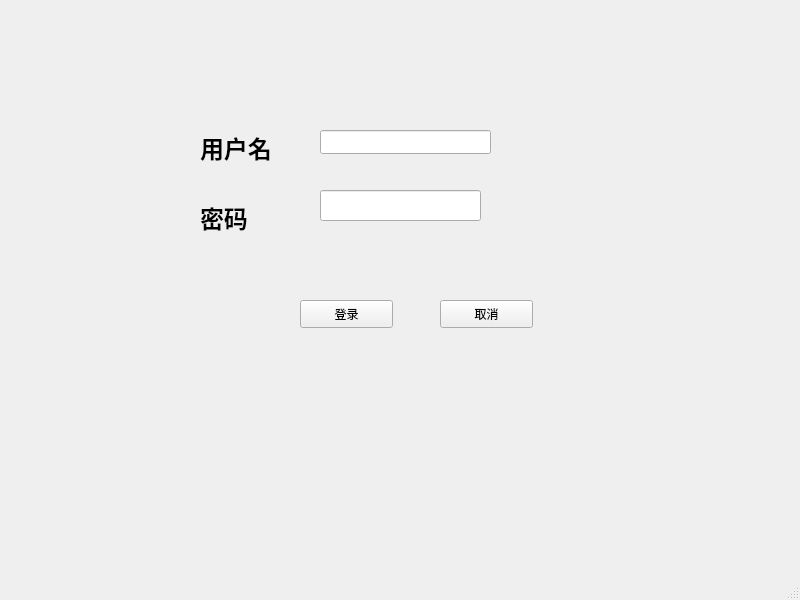
<?xml version="1.0" encoding="UTF-8"?>
<ui version="4.0">
 <class>MainWindow</class>
 <widget class="QMainWindow" name="MainWindow">
  <property name="geometry">
   <rect>
    <x>0</x>
    <y>0</y>
    <width>800</width>
    <height>600</height>
   </rect>
  </property>
  <property name="windowTitle">
   <string>MainWindow</string>
  </property>
  <widget class="QWidget" name="centralwidget">
   <widget class="QPushButton" name="login">
    <property name="geometry">
     <rect>
      <x>300</x>
      <y>300</y>
      <width>93</width>
      <height>28</height>
     </rect>
    </property>
    <property name="text">
     <string>登录</string>
    </property>
   </widget>
   <widget class="QLabel" name="label">
    <property name="geometry">
     <rect>
      <x>200</x>
      <y>130</y>
      <width>93</width>
      <height>34</height>
     </rect>
    </property>
    <property name="text">
     <string>&lt;html&gt;&lt;head/&gt;&lt;body&gt;&lt;p&gt;&lt;span style=&quot; font-size:18pt; font-weight:600;&quot;&gt;用户名&lt;/span&gt;&lt;/p&gt;&lt;/body&gt;&lt;/html&gt;</string>
    </property>
    <property name="buddy">
     <cstring>lineEdit</cstring>
    </property>
   </widget>
   <widget class="QLabel" name="label_2">
    <property name="geometry">
     <rect>
      <x>200</x>
      <y>200</y>
      <width>101</width>
      <height>31</height>
     </rect>
    </property>
    <property name="text">
     <string>&lt;html&gt;&lt;head/&gt;&lt;body&gt;&lt;p&gt;&lt;span style=&quot; font-size:18pt; font-weight:600;&quot;&gt;密码&lt;/span&gt;&lt;/p&gt;&lt;/body&gt;&lt;/html&gt;</string>
    </property>
    <property name="buddy">
     <cstring>lineEdit_2</cstring>
    </property>
   </widget>
   <widget class="QLineEdit" name="lineEdit">
    <property name="geometry">
     <rect>
      <x>320</x>
      <y>130</y>
      <width>171</width>
      <height>24</height>
     </rect>
    </property>
   </widget>
   <widget class="QLineEdit" name="lineEdit_2">
    <property name="geometry">
     <rect>
      <x>320</x>
      <y>190</y>
      <width>161</width>
      <height>31</height>
     </rect>
    </property>
    <property name="echoMode">
     <enum>QLineEdit::Password</enum>
    </property>
   </widget>
   <widget class="QPushButton" name="cancel">
    <property name="geometry">
     <rect>
      <x>440</x>
      <y>300</y>
      <width>93</width>
      <height>28</height>
     </rect>
    </property>
    <property name="text">
     <string>取消</string>
    </property>
   </widget>
  </widget>
  <widget class="QMenuBar" name="menubar">
   <property name="geometry">
    <rect>
     <x>0</x>
     <y>0</y>
     <width>800</width>
     <height>26</height>
    </rect>
   </property>
  </widget>
  <widget class="QStatusBar" name="statusbar"/>
 </widget>
 <resources/>
 <connections/>
</ui>
